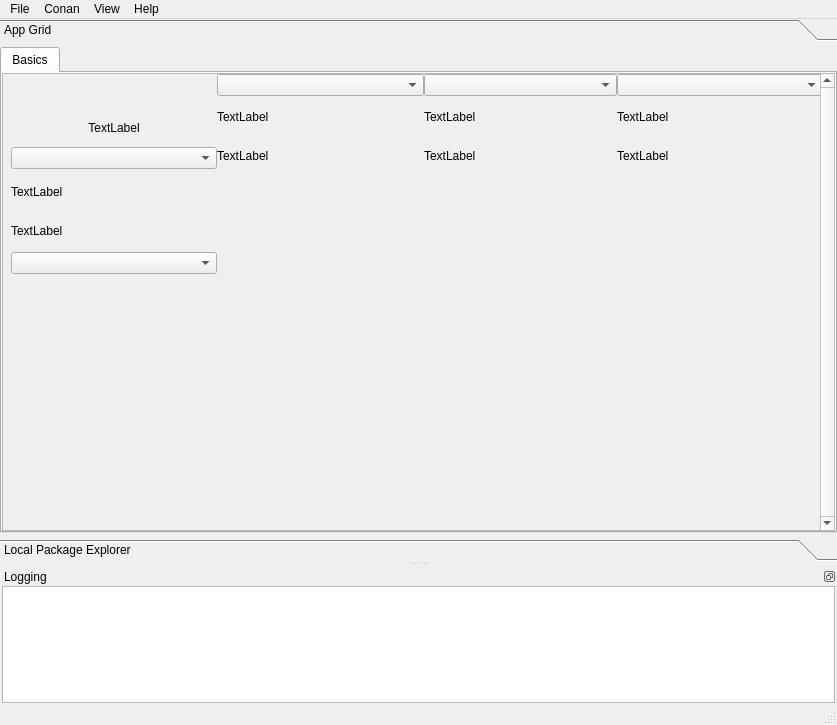
<?xml version="1.0" encoding="UTF-8"?>
<ui version="4.0">
 <class>MainWindow</class>
 <widget class="QMainWindow" name="MainWindow">
  <property name="geometry">
   <rect>
    <x>0</x>
    <y>0</y>
    <width>837</width>
    <height>725</height>
   </rect>
  </property>
  <property name="sizePolicy">
   <sizepolicy hsizetype="Preferred" vsizetype="Preferred">
    <horstretch>1</horstretch>
    <verstretch>1</verstretch>
   </sizepolicy>
  </property>
  <property name="minimumSize">
   <size>
    <width>400</width>
    <height>400</height>
   </size>
  </property>
  <property name="acceptDrops">
   <bool>true</bool>
  </property>
  <property name="windowTitle">
   <string>Conan App Launcher</string>
  </property>
  <property name="windowIcon">
   <iconset>
    <normaloff>:/icons/icon.ico</normaloff>:/icons/icon.ico</iconset>
  </property>
  <property name="dockNestingEnabled">
   <bool>true</bool>
  </property>
  <property name="dockOptions">
   <set>QMainWindow::AllowNestedDocks|QMainWindow::AllowTabbedDocks|QMainWindow::AnimatedDocks</set>
  </property>
  <widget class="QWidget" name="centralwidget">
   <property name="sizePolicy">
    <sizepolicy hsizetype="Expanding" vsizetype="Expanding">
     <horstretch>1</horstretch>
     <verstretch>1</verstretch>
    </sizepolicy>
   </property>
   <layout class="QVBoxLayout" name="verticalLayout" stretch="0">
    <property name="leftMargin">
     <number>0</number>
    </property>
    <property name="topMargin">
     <number>0</number>
    </property>
    <property name="rightMargin">
     <number>0</number>
    </property>
    <property name="bottomMargin">
     <number>0</number>
    </property>
    <item>
     <widget class="QToolBox" name="main_toolbox">
      <property name="sizePolicy">
       <sizepolicy hsizetype="Preferred" vsizetype="Preferred">
        <horstretch>1</horstretch>
        <verstretch>1</verstretch>
       </sizepolicy>
      </property>
      <widget class="QWidget" name="toolbox_page_app_grid">
       <property name="geometry">
        <rect>
         <x>0</x>
         <y>0</y>
         <width>837</width>
         <height>480</height>
        </rect>
       </property>
       <attribute name="label">
        <string>App Grid</string>
       </attribute>
       <layout class="QVBoxLayout" name="verticalLayout_10">
        <property name="leftMargin">
         <number>0</number>
        </property>
        <property name="topMargin">
         <number>0</number>
        </property>
        <property name="rightMargin">
         <number>0</number>
        </property>
        <property name="bottomMargin">
         <number>0</number>
        </property>
        <item>
         <widget class="QTabWidget" name="tab_bar">
          <property name="sizePolicy">
           <sizepolicy hsizetype="Preferred" vsizetype="Preferred">
            <horstretch>0</horstretch>
            <verstretch>0</verstretch>
           </sizepolicy>
          </property>
          <property name="currentIndex">
           <number>0</number>
          </property>
          <property name="elideMode">
           <enum>Qt::ElideLeft</enum>
          </property>
          <property name="usesScrollButtons">
           <bool>true</bool>
          </property>
          <widget class="QWidget" name="tab_1">
           <property name="sizePolicy">
            <sizepolicy hsizetype="Expanding" vsizetype="Expanding">
             <horstretch>0</horstretch>
             <verstretch>0</verstretch>
            </sizepolicy>
           </property>
           <attribute name="title">
            <string>Basics</string>
           </attribute>
           <layout class="QVBoxLayout" name="verticalLayout_8" stretch="0">
            <property name="spacing">
             <number>0</number>
            </property>
            <property name="sizeConstraint">
             <enum>QLayout::SetMinimumSize</enum>
            </property>
            <property name="leftMargin">
             <number>0</number>
            </property>
            <property name="topMargin">
             <number>0</number>
            </property>
            <property name="rightMargin">
             <number>0</number>
            </property>
            <property name="bottomMargin">
             <number>0</number>
            </property>
            <item>
             <widget class="QScrollArea" name="tab_scroll_area">
              <property name="sizePolicy">
               <sizepolicy hsizetype="Expanding" vsizetype="MinimumExpanding">
                <horstretch>0</horstretch>
                <verstretch>0</verstretch>
               </sizepolicy>
              </property>
              <property name="verticalScrollBarPolicy">
               <enum>Qt::ScrollBarAlwaysOn</enum>
              </property>
              <property name="horizontalScrollBarPolicy">
               <enum>Qt::ScrollBarAlwaysOff</enum>
              </property>
              <property name="sizeAdjustPolicy">
               <enum>QAbstractScrollArea::AdjustToContents</enum>
              </property>
              <property name="widgetResizable">
               <bool>false</bool>
              </property>
              <property name="alignment">
               <set>Qt::AlignHCenter|Qt::AlignTop</set>
              </property>
              <widget class="QWidget" name="tab_scroll_area_widgets">
               <property name="geometry">
                <rect>
                 <x>0</x>
                 <y>0</y>
                 <width>828</width>
                 <height>415</height>
                </rect>
               </property>
               <property name="sizePolicy">
                <sizepolicy hsizetype="Expanding" vsizetype="MinimumExpanding">
                 <horstretch>0</horstretch>
                 <verstretch>0</verstretch>
                </sizepolicy>
               </property>
               <property name="minimumSize">
                <size>
                 <width>752</width>
                 <height>359</height>
                </size>
               </property>
               <property name="baseSize">
                <size>
                 <width>752</width>
                 <height>359</height>
                </size>
               </property>
               <property name="layoutDirection">
                <enum>Qt::LeftToRight</enum>
               </property>
               <layout class="QGridLayout" name="tab1_grid_layout" rowstretch="0,0,0" columnstretch="0,0,0,0" rowminimumheight="100,100,0" columnminimumwidth="193,193,193,193">
                <property name="sizeConstraint">
                 <enum>QLayout::SetMinimumSize</enum>
                </property>
                <property name="leftMargin">
                 <number>8</number>
                </property>
                <property name="topMargin">
                 <number>0</number>
                </property>
                <property name="rightMargin">
                 <number>8</number>
                </property>
                <property name="bottomMargin">
                 <number>0</number>
                </property>
                <property name="spacing">
                 <number>0</number>
                </property>
                <item row="0" column="3">
                 <layout class="QVBoxLayout" name="verticalLayout_6">
                  <property name="spacing">
                   <number>3</number>
                  </property>
                  <property name="sizeConstraint">
                   <enum>QLayout::SetFixedSize</enum>
                  </property>
                  <item>
                   <widget class="QComboBox" name="comboBox_2"/>
                  </item>
                  <item>
                   <widget class="QLabel" name="label_4">
                    <property name="text">
                     <string>TextLabel</string>
                    </property>
                   </widget>
                  </item>
                  <item>
                   <widget class="QLabel" name="label_3">
                    <property name="text">
                     <string>TextLabel</string>
                    </property>
                   </widget>
                  </item>
                 </layout>
                </item>
                <item row="0" column="2">
                 <layout class="QVBoxLayout" name="verticalLayout_5">
                  <property name="spacing">
                   <number>3</number>
                  </property>
                  <property name="sizeConstraint">
                   <enum>QLayout::SetFixedSize</enum>
                  </property>
                  <item>
                   <widget class="QComboBox" name="comboBox">
                    <property name="sizePolicy">
                     <sizepolicy hsizetype="Preferred" vsizetype="Fixed">
                      <horstretch>0</horstretch>
                      <verstretch>0</verstretch>
                     </sizepolicy>
                    </property>
                   </widget>
                  </item>
                  <item>
                   <widget class="QLabel" name="label_2">
                    <property name="text">
                     <string>TextLabel</string>
                    </property>
                   </widget>
                  </item>
                  <item>
                   <widget class="QLabel" name="label">
                    <property name="sizePolicy">
                     <sizepolicy hsizetype="Fixed" vsizetype="Preferred">
                      <horstretch>0</horstretch>
                      <verstretch>0</verstretch>
                     </sizepolicy>
                    </property>
                    <property name="text">
                     <string>TextLabel</string>
                    </property>
                   </widget>
                  </item>
                 </layout>
                </item>
                <item row="0" column="1">
                 <layout class="QVBoxLayout" name="verticalLayout_4">
                  <property name="spacing">
                   <number>3</number>
                  </property>
                  <property name="sizeConstraint">
                   <enum>QLayout::SetFixedSize</enum>
                  </property>
                  <item>
                   <widget class="QComboBox" name="comboBox_4"/>
                  </item>
                  <item>
                   <widget class="QLabel" name="label_8">
                    <property name="text">
                     <string>TextLabel</string>
                    </property>
                   </widget>
                  </item>
                  <item>
                   <widget class="QLabel" name="label_7">
                    <property name="text">
                     <string>TextLabel</string>
                    </property>
                   </widget>
                  </item>
                 </layout>
                </item>
                <item row="0" column="0">
                 <layout class="QVBoxLayout" name="verticalLayout_7" stretch="0,0,0,0">
                  <property name="spacing">
                   <number>3</number>
                  </property>
                  <property name="sizeConstraint">
                   <enum>QLayout::SetFixedSize</enum>
                  </property>
                  <item>
                   <widget class="QLabel" name="app_button">
                    <property name="enabled">
                     <bool>true</bool>
                    </property>
                    <property name="sizePolicy">
                     <sizepolicy hsizetype="Fixed" vsizetype="Fixed">
                      <horstretch>0</horstretch>
                      <verstretch>0</verstretch>
                     </sizepolicy>
                    </property>
                    <property name="maximumSize">
                     <size>
                      <width>9000</width>
                      <height>9000</height>
                     </size>
                    </property>
                    <property name="text">
                     <string/>
                    </property>
                    <property name="pixmap">
                     <pixmap>../../../../../Users/goszp/assets/default_app_icon.png</pixmap>
                    </property>
                    <property name="scaledContents">
                     <bool>true</bool>
                    </property>
                    <property name="alignment">
                     <set>Qt::AlignHCenter|Qt::AlignTop</set>
                    </property>
                   </widget>
                  </item>
                  <item>
                   <widget class="QLabel" name="app_name">
                    <property name="text">
                     <string>TextLabel</string>
                    </property>
                    <property name="alignment">
                     <set>Qt::AlignCenter</set>
                    </property>
                   </widget>
                  </item>
                  <item>
                   <widget class="QComboBox" name="app_version"/>
                  </item>
                  <item>
                   <spacer name="verticalSpacer">
                    <property name="orientation">
                     <enum>Qt::Vertical</enum>
                    </property>
                    <property name="sizeType">
                     <enum>QSizePolicy::Minimum</enum>
                    </property>
                    <property name="sizeHint" stdset="0">
                     <size>
                      <width>20</width>
                      <height>5</height>
                     </size>
                    </property>
                   </spacer>
                  </item>
                 </layout>
                </item>
                <item row="1" column="0">
                 <layout class="QVBoxLayout" name="verticalLayout_3">
                  <property name="spacing">
                   <number>3</number>
                  </property>
                  <property name="sizeConstraint">
                   <enum>QLayout::SetMinimumSize</enum>
                  </property>
                  <item>
                   <widget class="QLabel" name="label_5">
                    <property name="text">
                     <string>TextLabel</string>
                    </property>
                   </widget>
                  </item>
                  <item>
                   <widget class="QLabel" name="label_6">
                    <property name="text">
                     <string>TextLabel</string>
                    </property>
                   </widget>
                  </item>
                  <item>
                   <widget class="QComboBox" name="comboBox_3"/>
                  </item>
                 </layout>
                </item>
                <item row="2" column="1">
                 <spacer name="verticalSpacer_3">
                  <property name="orientation">
                   <enum>Qt::Vertical</enum>
                  </property>
                  <property name="sizeHint" stdset="0">
                   <size>
                    <width>20</width>
                    <height>40</height>
                   </size>
                  </property>
                 </spacer>
                </item>
               </layout>
              </widget>
             </widget>
            </item>
           </layout>
          </widget>
         </widget>
        </item>
       </layout>
      </widget>
      <widget class="QWidget" name="toolbox_page_local_packages">
       <property name="geometry">
        <rect>
         <x>0</x>
         <y>0</y>
         <width>837</width>
         <height>474</height>
        </rect>
       </property>
       <property name="sizePolicy">
        <sizepolicy hsizetype="Preferred" vsizetype="Preferred">
         <horstretch>1</horstretch>
         <verstretch>1</verstretch>
        </sizepolicy>
       </property>
       <property name="inputMethodHints">
        <set>Qt::ImhUrlCharactersOnly</set>
       </property>
       <attribute name="label">
        <string>Local Package Explorer</string>
       </attribute>
       <layout class="QVBoxLayout" name="verticalLayout_2">
        <item>
         <layout class="QHBoxLayout" name="local_packages_bar_layout">
          <property name="sizeConstraint">
           <enum>QLayout::SetMinimumSize</enum>
          </property>
          <item>
           <widget class="QPushButton" name="refresh_button">
            <property name="sizePolicy">
             <sizepolicy hsizetype="Fixed" vsizetype="Fixed">
              <horstretch>1</horstretch>
              <verstretch>1</verstretch>
             </sizepolicy>
            </property>
            <property name="minimumSize">
             <size>
              <width>32</width>
              <height>32</height>
             </size>
            </property>
            <property name="maximumSize">
             <size>
              <width>33</width>
              <height>32</height>
             </size>
            </property>
            <property name="toolTip">
             <string>Refresh package list view</string>
            </property>
            <property name="text">
             <string/>
            </property>
           </widget>
          </item>
          <item>
           <widget class="QLabel" name="package_filter_label">
            <property name="sizePolicy">
             <sizepolicy hsizetype="Fixed" vsizetype="Preferred">
              <horstretch>1</horstretch>
              <verstretch>1</verstretch>
             </sizepolicy>
            </property>
            <property name="minimumSize">
             <size>
              <width>0</width>
              <height>32</height>
             </size>
            </property>
            <property name="maximumSize">
             <size>
              <width>16777215</width>
              <height>32</height>
             </size>
            </property>
            <property name="text">
             <string>Filter:</string>
            </property>
           </widget>
          </item>
          <item>
           <widget class="QSplitter" name="splitter_filter">
            <property name="sizePolicy">
             <sizepolicy hsizetype="Expanding" vsizetype="Preferred">
              <horstretch>1</horstretch>
              <verstretch>1</verstretch>
             </sizepolicy>
            </property>
            <property name="orientation">
             <enum>Qt::Horizontal</enum>
            </property>
            <property name="handleWidth">
             <number>10</number>
            </property>
            <property name="childrenCollapsible">
             <bool>false</bool>
            </property>
            <widget class="QTextEdit" name="package_filter_edit">
             <property name="enabled">
              <bool>true</bool>
             </property>
             <property name="sizePolicy">
              <sizepolicy hsizetype="Preferred" vsizetype="Minimum">
               <horstretch>1</horstretch>
               <verstretch>1</verstretch>
              </sizepolicy>
             </property>
             <property name="minimumSize">
              <size>
               <width>175</width>
               <height>32</height>
              </size>
             </property>
             <property name="maximumSize">
              <size>
               <width>400</width>
               <height>32</height>
              </size>
             </property>
             <property name="inputMethodHints">
              <set>Qt::ImhNone</set>
             </property>
             <property name="sizeAdjustPolicy">
              <enum>QAbstractScrollArea::AdjustToContents</enum>
             </property>
             <property name="html">
              <string>&lt;!DOCTYPE HTML PUBLIC &quot;-//W3C//DTD HTML 4.0//EN&quot; &quot;http://www.w3.org/TR/REC-html40/strict.dtd&quot;&gt;
&lt;html&gt;&lt;head&gt;&lt;meta name=&quot;qrichtext&quot; content=&quot;1&quot; /&gt;&lt;style type=&quot;text/css&quot;&gt;
p, li { white-space: pre-wrap; }
&lt;/style&gt;&lt;/head&gt;&lt;body style=&quot; font-family:'MS Shell Dlg 2'; font-size:7.875pt; font-weight:400; font-style:normal;&quot;&gt;
&lt;p style=&quot; margin-top:0px; margin-bottom:0px; margin-left:0px; margin-right:0px; -qt-block-indent:0; text-indent:0px;&quot;&gt;&lt;span style=&quot; font-size:10pt;&quot;&gt;*&lt;/span&gt;&lt;/p&gt;&lt;/body&gt;&lt;/html&gt;</string>
             </property>
            </widget>
            <widget class="QLabel" name="package_path_label">
             <property name="sizePolicy">
              <sizepolicy hsizetype="Preferred" vsizetype="Fixed">
               <horstretch>5</horstretch>
               <verstretch>1</verstretch>
              </sizepolicy>
             </property>
             <property name="minimumSize">
              <size>
               <width>300</width>
               <height>32</height>
              </size>
             </property>
             <property name="maximumSize">
              <size>
               <width>16777215</width>
               <height>32</height>
              </size>
             </property>
             <property name="baseSize">
              <size>
               <width>500</width>
               <height>0</height>
              </size>
             </property>
             <property name="text">
              <string/>
             </property>
             <property name="scaledContents">
              <bool>true</bool>
             </property>
             <property name="alignment">
              <set>Qt::AlignRight|Qt::AlignTrailing|Qt::AlignVCenter</set>
             </property>
             <property name="wordWrap">
              <bool>false</bool>
             </property>
             <property name="openExternalLinks">
              <bool>true</bool>
             </property>
             <property name="textInteractionFlags">
              <set>Qt::LinksAccessibleByMouse|Qt::TextSelectableByKeyboard|Qt::TextSelectableByMouse</set>
             </property>
            </widget>
           </widget>
          </item>
         </layout>
        </item>
        <item>
         <widget class="QSplitter" name="splitter">
          <property name="sizePolicy">
           <sizepolicy hsizetype="Preferred" vsizetype="Preferred">
            <horstretch>0</horstretch>
            <verstretch>0</verstretch>
           </sizepolicy>
          </property>
          <property name="orientation">
           <enum>Qt::Horizontal</enum>
          </property>
          <property name="childrenCollapsible">
           <bool>false</bool>
          </property>
          <widget class="QTreeView" name="package_select_view">
           <property name="sizePolicy">
            <sizepolicy hsizetype="Preferred" vsizetype="Expanding">
             <horstretch>1</horstretch>
             <verstretch>1</verstretch>
            </sizepolicy>
           </property>
           <property name="minimumSize">
            <size>
             <width>100</width>
             <height>0</height>
            </size>
           </property>
           <property name="baseSize">
            <size>
             <width>0</width>
             <height>0</height>
            </size>
           </property>
           <property name="sizeAdjustPolicy">
            <enum>QAbstractScrollArea::AdjustToContentsOnFirstShow</enum>
           </property>
           <property name="indentation">
            <number>10</number>
           </property>
           <property name="sortingEnabled">
            <bool>true</bool>
           </property>
           <property name="animated">
            <bool>true</bool>
           </property>
           <property name="headerHidden">
            <bool>true</bool>
           </property>
           <attribute name="headerVisible">
            <bool>false</bool>
           </attribute>
          </widget>
          <widget class="QTreeView" name="package_file_view">
           <property name="sizePolicy">
            <sizepolicy hsizetype="Preferred" vsizetype="Expanding">
             <horstretch>2</horstretch>
             <verstretch>1</verstretch>
            </sizepolicy>
           </property>
           <property name="minimumSize">
            <size>
             <width>100</width>
             <height>0</height>
            </size>
           </property>
           <property name="sizeAdjustPolicy">
            <enum>QAbstractScrollArea::AdjustToContents</enum>
           </property>
           <property name="dragDropMode">
            <enum>QAbstractItemView::DragDrop</enum>
           </property>
           <property name="defaultDropAction">
            <enum>Qt::TargetMoveAction</enum>
           </property>
           <property name="indentation">
            <number>15</number>
           </property>
           <property name="itemsExpandable">
            <bool>true</bool>
           </property>
           <property name="sortingEnabled">
            <bool>true</bool>
           </property>
           <property name="animated">
            <bool>true</bool>
           </property>
          </widget>
         </widget>
        </item>
       </layout>
      </widget>
     </widget>
    </item>
   </layout>
  </widget>
  <widget class="QMenuBar" name="menu_bar">
   <property name="geometry">
    <rect>
     <x>0</x>
     <y>0</y>
     <width>837</width>
     <height>24</height>
    </rect>
   </property>
   <widget class="QMenu" name="menu_help">
    <property name="title">
     <string>Help</string>
    </property>
    <addaction name="menu_about_action"/>
   </widget>
   <widget class="QMenu" name="menu_file">
    <property name="title">
     <string>File</string>
    </property>
    <addaction name="menu_open_config_file"/>
   </widget>
   <widget class="QMenu" name="menuView">
    <property name="title">
     <string>View</string>
    </property>
    <addaction name="menu_toggle_display_versions"/>
    <addaction name="menu_toggle_display_users"/>
    <addaction name="menu_toggle_display_channels"/>
    <addaction name="separator"/>
   </widget>
   <widget class="QMenu" name="menuConan">
    <property name="title">
     <string>Conan</string>
    </property>
    <addaction name="menu_search_in_remotes"/>
    <addaction name="menu_cleanup_cache"/>
    <addaction name="menu_remove_locks"/>
    <addaction name="separator"/>
   </widget>
   <addaction name="menu_file"/>
   <addaction name="menuConan"/>
   <addaction name="menuView"/>
   <addaction name="menu_help"/>
  </widget>
  <widget class="QDockWidget" name="dock_console">
   <property name="features">
    <set>QDockWidget::DockWidgetFloatable|QDockWidget::DockWidgetMovable</set>
   </property>
   <property name="windowTitle">
    <string>Logging</string>
   </property>
   <attribute name="dockWidgetArea">
    <number>8</number>
   </attribute>
   <widget class="QWidget" name="dock_console_layout">
    <property name="baseSize">
     <size>
      <width>86</width>
      <height>192</height>
     </size>
    </property>
    <layout class="QVBoxLayout" name="verticalLayout_9">
     <property name="leftMargin">
      <number>2</number>
     </property>
     <property name="topMargin">
      <number>0</number>
     </property>
     <property name="rightMargin">
      <number>2</number>
     </property>
     <property name="bottomMargin">
      <number>0</number>
     </property>
     <item>
      <widget class="QTextBrowser" name="console">
       <property name="sizePolicy">
        <sizepolicy hsizetype="Ignored" vsizetype="MinimumExpanding">
         <horstretch>0</horstretch>
         <verstretch>0</verstretch>
        </sizepolicy>
       </property>
       <property name="minimumSize">
        <size>
         <width>832</width>
         <height>117</height>
        </size>
       </property>
       <property name="baseSize">
        <size>
         <width>832</width>
         <height>131</height>
        </size>
       </property>
       <property name="frameShape">
        <enum>QFrame::StyledPanel</enum>
       </property>
       <property name="frameShadow">
        <enum>QFrame::Raised</enum>
       </property>
       <property name="sizeAdjustPolicy">
        <enum>QAbstractScrollArea::AdjustToContents</enum>
       </property>
       <property name="autoFormatting">
        <set>QTextEdit::AutoAll</set>
       </property>
       <property name="readOnly">
        <bool>true</bool>
       </property>
       <property name="html">
        <string notr="true">&lt;!DOCTYPE HTML PUBLIC &quot;-//W3C//DTD HTML 4.0//EN&quot; &quot;http://www.w3.org/TR/REC-html40/strict.dtd&quot;&gt;
&lt;html&gt;&lt;head&gt;&lt;meta name=&quot;qrichtext&quot; content=&quot;1&quot; /&gt;&lt;style type=&quot;text/css&quot;&gt;
p, li { white-space: pre-wrap; }
&lt;/style&gt;&lt;/head&gt;&lt;body style=&quot; font-family:'MS Shell Dlg 2'; font-size:7.875pt; font-weight:400; font-style:normal;&quot;&gt;
&lt;p style=&quot;-qt-paragraph-type:empty; margin-top:0px; margin-bottom:0px; margin-left:0px; margin-right:0px; -qt-block-indent:0; text-indent:0px;&quot;&gt;&lt;br /&gt;&lt;/p&gt;&lt;/body&gt;&lt;/html&gt;</string>
       </property>
       <property name="tabStopWidth">
        <number>200</number>
       </property>
       <property name="openExternalLinks">
        <bool>true</bool>
       </property>
      </widget>
     </item>
    </layout>
   </widget>
  </widget>
  <widget class="QStatusBar" name="status_bar"/>
  <action name="menu_about_action">
   <property name="text">
    <string>About</string>
   </property>
  </action>
  <action name="menu_open_config_file">
   <property name="text">
    <string>Open Config File</string>
   </property>
  </action>
  <action name="menu_toggle_display_versions">
   <property name="checkable">
    <bool>true</bool>
   </property>
   <property name="checked">
    <bool>true</bool>
   </property>
   <property name="text">
    <string>Display versions dropdown</string>
   </property>
  </action>
  <action name="menu_toggle_display_channels">
   <property name="checkable">
    <bool>true</bool>
   </property>
   <property name="checked">
    <bool>true</bool>
   </property>
   <property name="text">
    <string>Display channels dropdown</string>
   </property>
  </action>
  <action name="menu_settings">
   <property name="text">
    <string>Settings</string>
   </property>
  </action>
  <action name="menu_auto_install">
   <property name="text">
    <string>Auto Install</string>
   </property>
  </action>
  <action name="menu_cleanup_cache">
   <property name="text">
    <string>Clean Local Cache</string>
   </property>
  </action>
  <action name="menu_toggle_display_users">
   <property name="checkable">
    <bool>true</bool>
   </property>
   <property name="checked">
    <bool>false</bool>
   </property>
   <property name="text">
    <string>Display users dropdown</string>
   </property>
  </action>
  <action name="menu_remove_locks">
   <property name="text">
    <string>Remove Locks</string>
   </property>
  </action>
  <action name="menu_search_in_remotes">
   <property name="text">
    <string>Search in Remotes</string>
   </property>
  </action>
  <action name="actionConan_Settings">
   <property name="text">
    <string>Conan Settings</string>
   </property>
  </action>
 </widget>
 <resources/>
 <connections/>
</ui>
